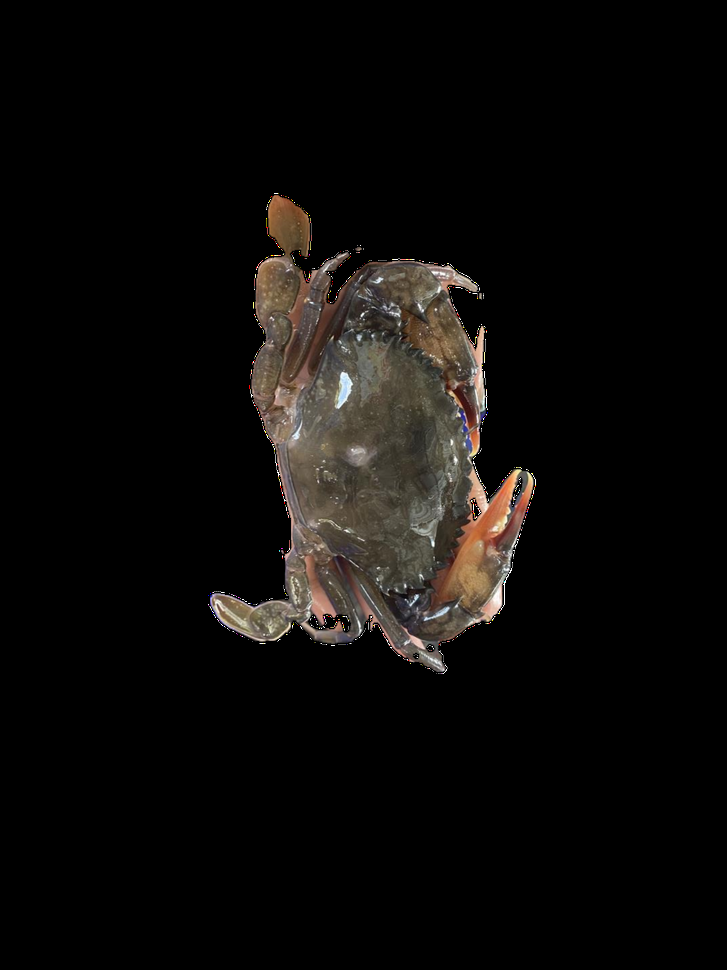
#> input picture crab/crab.png, 727 x 970 px, shrunk from 3024 x 4032 before the run, found by its file name
$ jupyter execute --allow-errors eda.ipynb
#> lines starting #> are read from the running program, lines starting #| are printed output that depends on the picture; after the words box and inside, x2 and y2 are one past the last pixel; in counts of white or black regions, pixels touching at a corner belong together
[cell 1]
import cv2
import numpy as np
import matplotlib.pyplot as plt

[cell 2]
imgdir = "./gray_crab/"

[cell 3]
import os
#> (the rest of this cell did not finish here and is left out)

#> (a cell that did not finish here is left out)

#> (a cell that did not finish here is left out)

#> (a cell that did not finish here is left out)

#> (a cell that did not finish here is left out)

[cell 8]
# subplot

plt.figure(figsize=(10, 10))
plt.subplot(2, 2, 1)
#> (the rest of this cell did not finish here and is left out)

#> (a cell that did not finish here is left out)

#> (a cell that did not finish here is left out)

[cell 11]
threshold_obj1 = [80, 118]
threshold_obj2 = [240, 255]

# thresholding
#> (the rest of this cell did not finish here and is left out)

#> (a cell that did not finish here is left out)

#> (a cell that did not finish here is left out)

[cell 14]
crab = cv2.imread("./component/crab.png", cv2.IMREAD_GRAYSCALE)
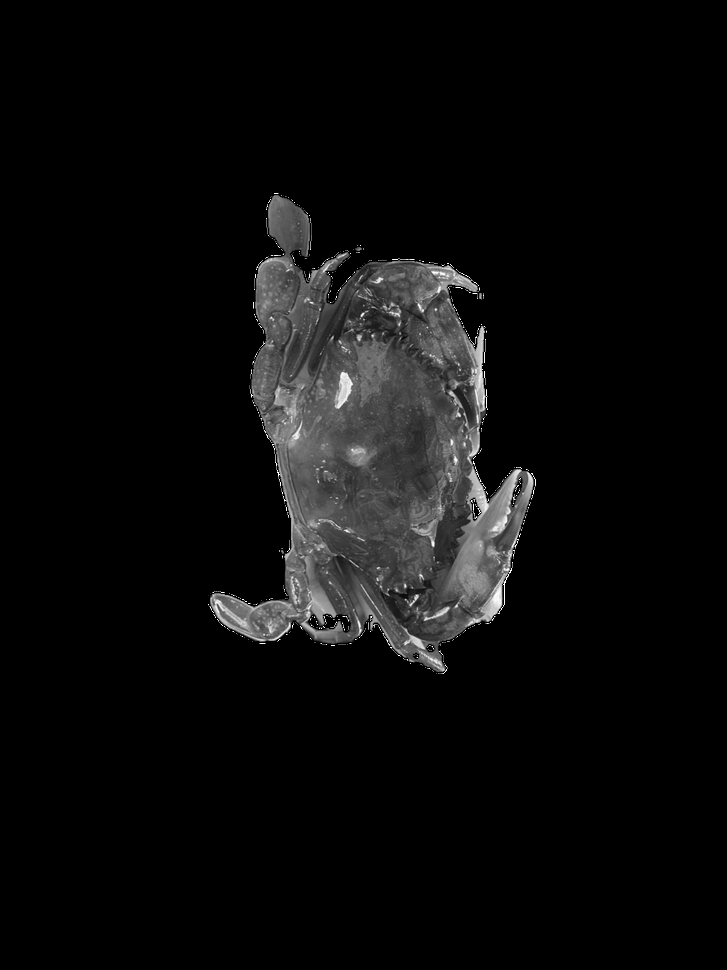
#> crab: shape (970, 727); min 0, max 255, mean 11.5

plt.imshow(crab, cmap='gray')

[cell 15]
# distribution of color
hist_crab = cv2.calcHist([crab], [0], None, [256], [0, 256])
#> hist_crab = 256 values, max 618063 at index 0, min 0 at index 5, mean 2754.6

plt.plot(hist_crab)
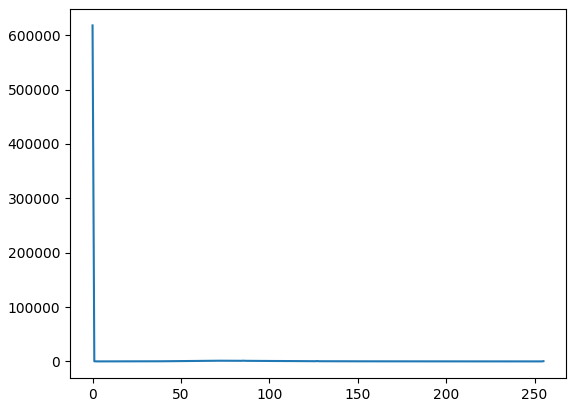
#> figure drawn by matplotlib, 1 panel; curve peaks at x = 0, y = 618063

[cell 16]
range_crab = [120, 175]

crab_th = cv2.inRange(crab, range_crab[0], range_crab[1])
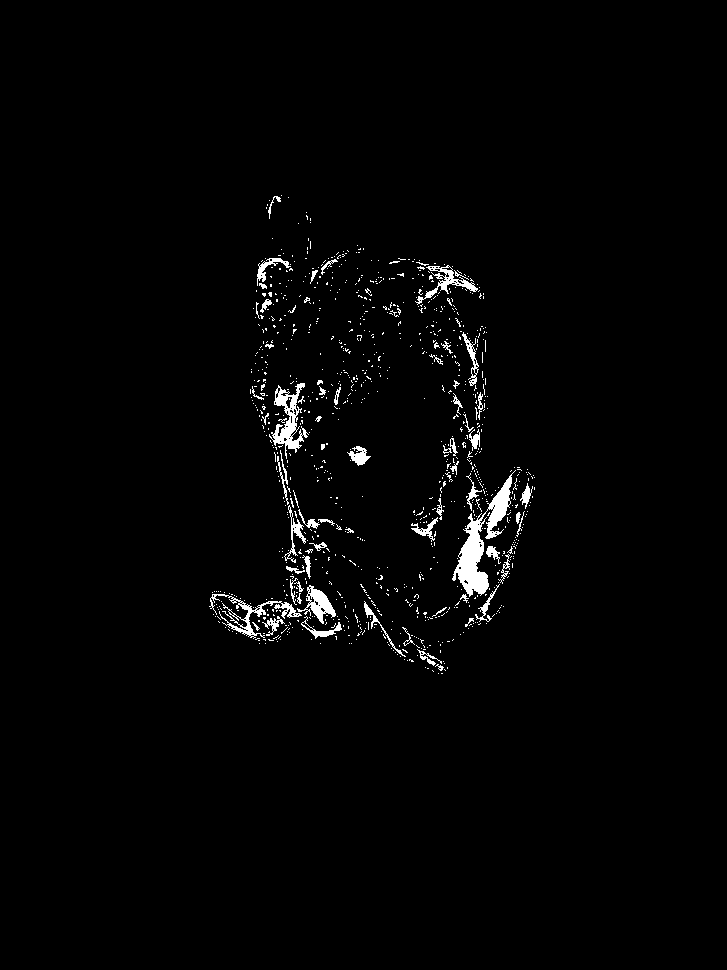
#> crab_th: shape (970, 727); 1.8% white; 1008 white regions (941 under 20 px), largest, box (x1, y1, x2, y2) and area: (452, 470, 516, 597) 2262, (269, 383, 309, 459) 1034, (209, 594, 302, 639) 829

plt.imshow(crab_th, cmap='gray')
